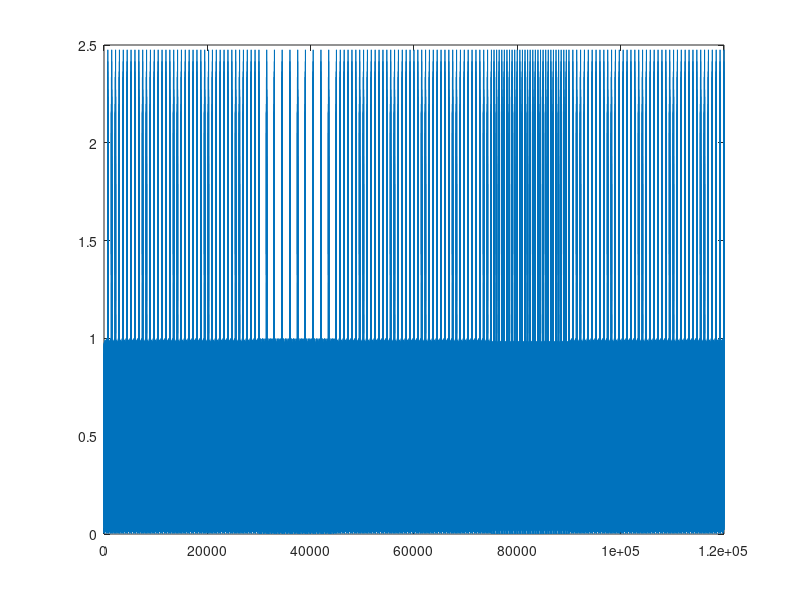

Source code (MATLAB):
% 1 = 1 ms
% 1 below 50 bpm
% 1 above 100 bpm
% normal 80 bpm 80 beats in 60000

%normal section 750 two beats (80 bpm)
norm_base = rand(675,1);
norm_peak = 2.5*rand(75,1);
normY = cat(1,norm_base,norm_peak);

%slow dying section 1500 two beats (50 bpm)
brady_base = rand(1425,1);
bradyY = cat(1,brady_base,norm_peak);

%fast dying section 500 two beats (120 bpm)
tachy_base = rand(425,1);
tachyY = cat(1,tachy_base,norm_peak);

%30s living time
normal_sec = normY;
for i = 2:1:40
    normal_sec = cat(1,normal_sec,normY);
end

%15s slow and fast dying
brady_sec = bradyY;
for i = 2:1:10
    brady_sec = cat(1,brady_sec,bradyY);
end

tachy_sec = tachyY;
for i = 2:1:30
    tachy_sec = cat(1,tachy_sec,tachyY);
end

M = zeros(120000,2);
M(:,1) = linspace(0,120000,120000);
M(:,2) = cat(1,normal_sec,brady_sec,normal_sec,tachy_sec,normal_sec);
figure(1); clf
plot(M(:,1),M(:,2));
M2 = zeros(240000,2);
M2(:,1) = linspace(0,240000,240000);
M2(:,2) = cat(1,M(:,2),M(:,2));

cd('C:\Users\User\Documents');
csvwrite('full_test.csv',M2);